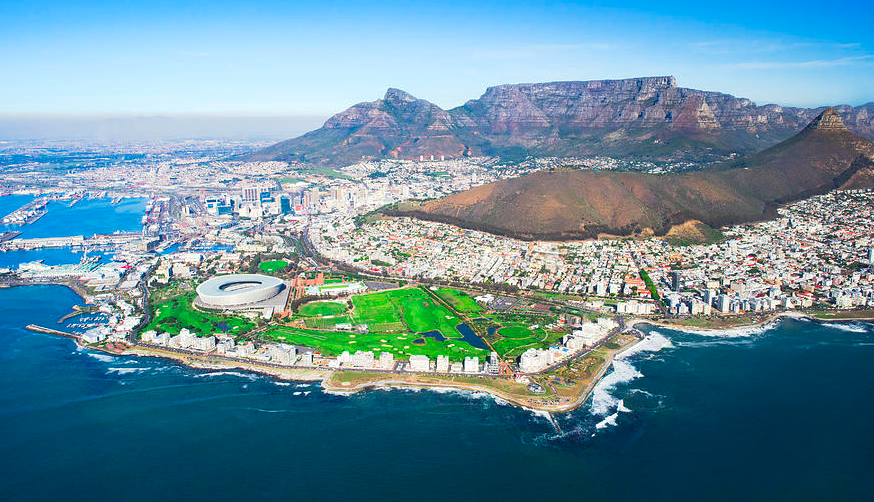
%> input picture thermal_image.png, 874 x 502 px
$ octave thermal_image_color_to_grayscale.m   (GNU Octave 9; MATLAB toolbox functions it lacks are replaced by stand-ins)
%> lines starting %> are read from the running program, lines starting %| are printed output that depends on the picture
clc;
clear all;
format long g;
format compact;
fontSize = 15;

baseFileName = 'thermal_image.png';
folder = pwd;
fullFileName = fullfile(folder, baseFileName);
fprintf('Transforming image "%s" to a thermal image.\n', fullFileName);

originalRGBImage = imread(fullFileName);
%> originalRGBImage is the input picture: size 502x874x3 uint8; mean R, G, B 102.2, 142.5, 157.7
subplot(2, 3, 1);
imshow(originalRGBImage, []);
axis on;
caption = sprintf('Original Pseudocolor Image, %s', baseFileName);
title(caption, 'FontSize', fontSize, 'Interpreter', 'None');
xlabel('Column', 'FontSize', fontSize, 'Interpreter', 'None');
ylabel('Row', 'FontSize', fontSize, 'Interpreter', 'None');
drawnow;

grayImage = min(originalRGBImage, [], 3);
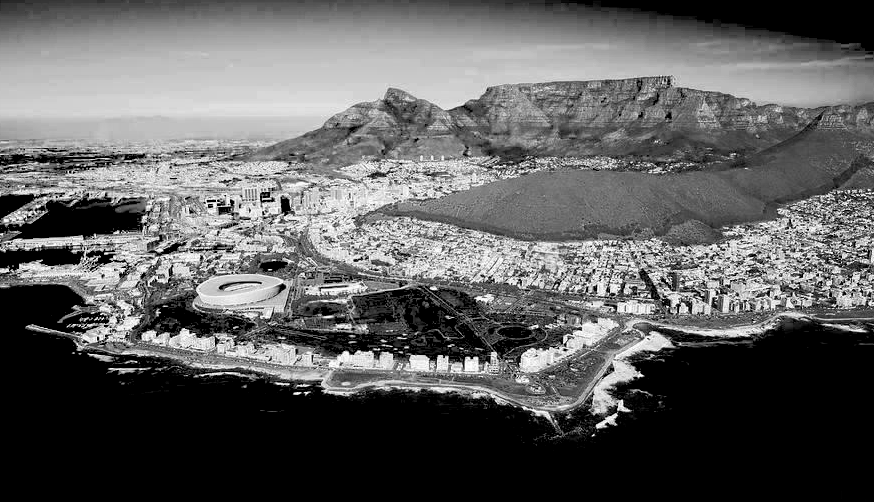
%> grayImage: size 502x874 uint8; min 0, max 255, mean 95.3
imageRow1 = 40;
imageRow2 = 298;
imageCol1 = 20;
imageCol2 = 460;
% Crop off the surrounding clutter to get the RGB image.
rgbImage = originalRGBImage(imageRow1 : imageRow2, imageCol1 : imageCol2, :);
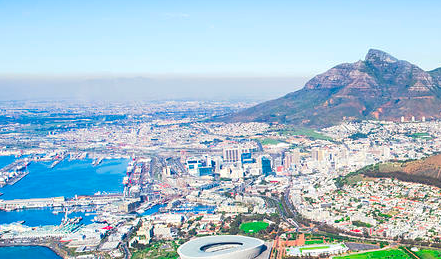
%> rgbImage: size 259x441x3 uint8; mean R, G, B 164.6, 192.4, 208.5
% imcrop(originalRGBImage, [20, 40, 441, 259]);

% Next, crop out the colorbar.
colorBarRow1 = 45;
colorBarRow2 = 293;
colorBarCol1 = 533;
colorBarCol2 = 545;
% Crop off the surrounding clutter to get the colorbar.
colorBarImage = originalRGBImage(colorBarRow1 : colorBarRow2, colorBarCol1 : colorBarCol2, :);
b = colorBarImage(:,:,3);

subplot(2, 3, 2);
imshow(rgbImage, []);
axis on;
caption = sprintf('Cropped Pseudocolor Image');
title(caption, 'FontSize', fontSize, 'Interpreter', 'None');
xlabel('Column', 'FontSize', fontSize, 'Interpreter', 'None');
ylabel('Row', 'FontSize', fontSize, 'Interpreter', 'None');
drawnow;
hp = impixelinfo();

% Display the colorbar image.
subplot(2, 3, 3);
imshow(colorBarImage, []);
axis on;
caption = sprintf('Cropped Colorbar Image');
title(caption, 'FontSize', fontSize, 'Interpreter', 'None');
xlabel('Column', 'FontSize', fontSize, 'Interpreter', 'None');
ylabel('Row', 'FontSize', fontSize, 'Interpreter', 'None');
drawnow;

set(gcf, 'Units', 'Normalized', 'OuterPosition', [0 0 1 1]);
set(gcf, 'Name', 'Demo by ImageAnalyst', 'NumberTitle', 'Off')
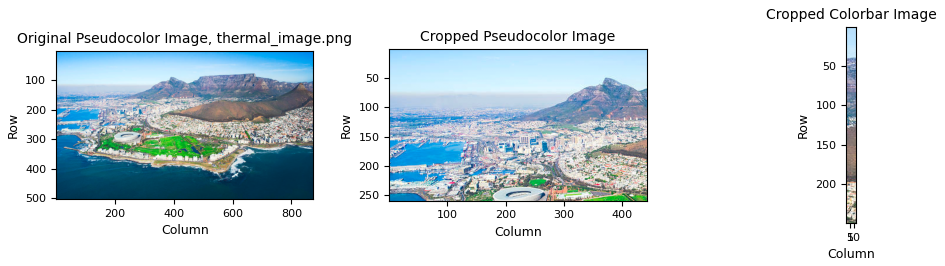
%> figure redrawn from the program's plot data, 3 panels

storedColorMap = colorBarImage(:,1,:);
storedColorMap = double(squeeze(storedColorMap)) / 255;
%> storedColorMap = 249 rows, first 12: [0.651 0.859 0.98; 0.678 0.871 0.992; 0.69 0.871 0.984; 0.698 0.875 0.98; 0.71 0.871 0.98; 0.718 0.875 0.976; 0.729 0.878 0.98; 0.733 0.882 0.984; 0.745 0.886 0.988; 0.749 0.89 0.992; 0.753 0.894 0.996; 0.757 0.898 1]
storedColorMap = flipud(storedColorMap);
%> storedColorMap = 249 rows, first 12: [0.714 0.627 0.51; 0.573 0.471 0.392; 0.616 0.537 0.506; 0.482 0.455 0.439; 0.216 0.247 0.251; 0.216 0.31 0.282; 0.153 0.259 0.192; 0.682 0.765 0.671; 1 1 0.949; 0.745 0.714 0.694; 0.635 0.592 0.604; 0.667 0.624 0.643]

%> (the run ends here)
